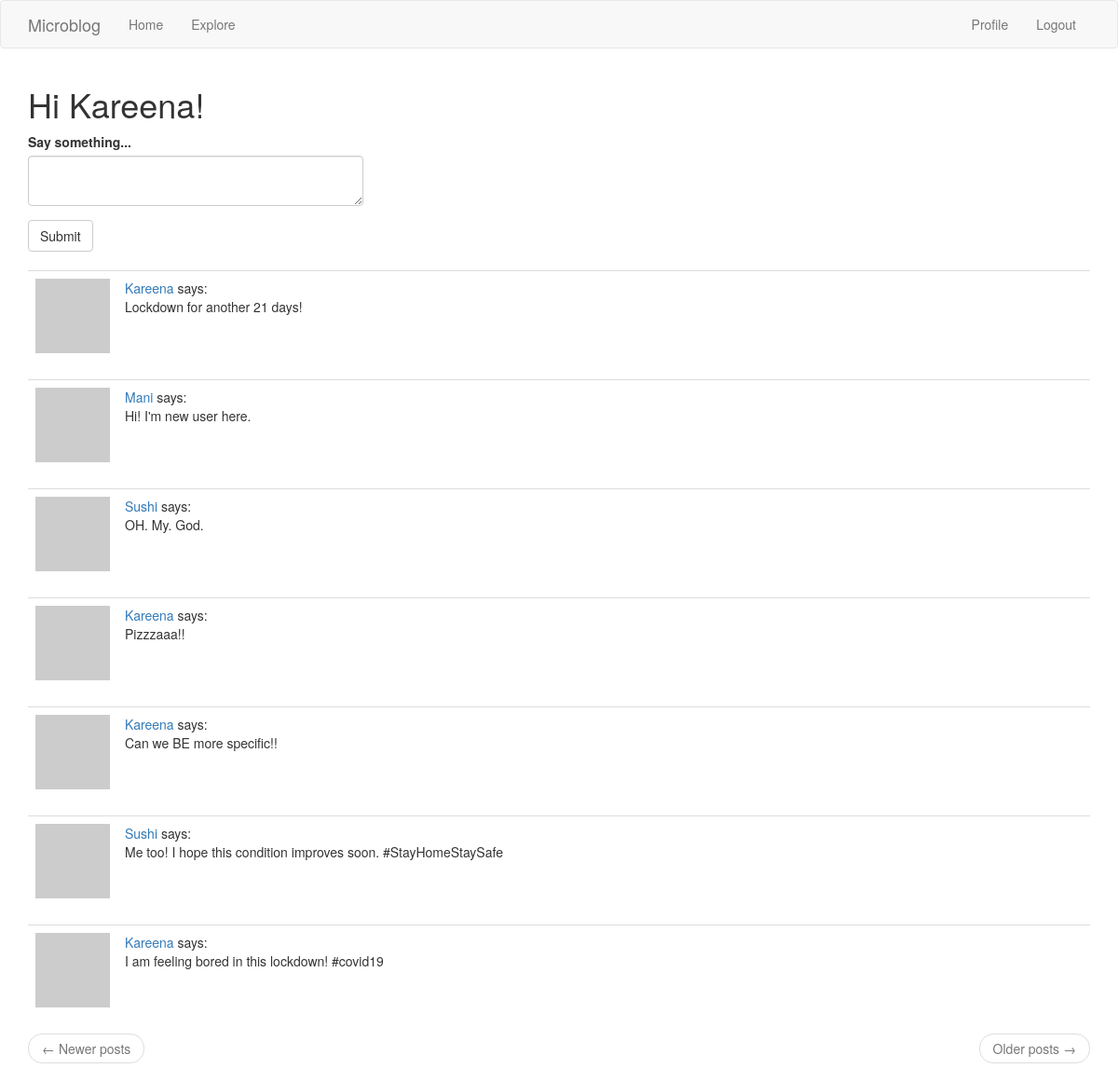
The page /index (signed in) on the database its author committed.
### app/models.py (models this page shows, shortened)
class User(UserMixin, db.Model):
	id = db.Column(db.Integer, primary_key=True)
	username = db.Column(db.String(64), index=True, unique=True)
	email = db.Column(db.String(120), index=True, unique=True)
	password_hash = db.Column(db.String(128))
	about_me = db.Column(db.String(140))
	last_seen = db.Column(db.DateTime, default=datetime.utcnow)
	posts = db.relationship('Post', backref='author', lazy='dynamic')
	followed = db.relationship(
			'User', secondary=followers,
			primaryjoin=(followers.c.follower_id==id),
			secondaryjoin=(followers.c.followed_id==id),
			backref=db.backref('followers', lazy='dynamic'), lazy='dynamic'
		)
	def avatar(self, size):
		digest = md5(self.email.lower().encode('utf-8')).hexdigest()
		return 'https://www.gravatar.com/avatar/{}?d=identicon&s={}'.format(digest, size)
	def followed_posts(self):
		followed = Post.query.join(
			followers, (followers.c.followed_id==Post.user_id)).filter(
				followers.c.follower_id==self.id)
		own = Post.query.filter_by(user_id=self.id)
		return followed.union(own).order_by(Post.timestamp.desc())

class Post(db.Model):
	id = db.Column(db.Integer, primary_key=True)
	body = db.Column(db.String(140))
	timestamp = db.Column(db.DateTime, index=True, default=datetime.utcnow)
	user_id = db.Column(db.Integer, db.ForeignKey('user.id'))

### app/routes.py (the view)
@app.route('/', methods=['GET', 'POST'])
@app.route('/index', methods=['GET', 'POST'])
@login_required
def index():
    form=PostForm()
    if form.validate_on_submit():
        post = Post(body=form.post.data, author=current_user)
        db.session.add(post)
        db.session.commit()
        flash('Your post has been posted!')
        return redirect(url_for('index'))
    page = request.args.get('page', 1, type=int)
    posts = current_user.followed_posts().paginate(
        page, app.config['POSTS_PER_PAGE'], False)
    next_url = url_for('index', page=posts.next_num) \
        if posts.has_next else None
    prev_url = url_for('index', page=posts.prev_num) \
        if posts.has_prev else None
    return render_template('index.html', title='Home', posts=posts.items, form=form, next_url=next_url, prev_url=prev_url)

### app/forms.py
class PostForm(FlaskForm):
	post = TextAreaField('Say something...', validators=[
		DataRequired(), Length(min=1, max=140)])
	submit = SubmitField('Submit')

### app/models.py (called while the page is built)
@login.user_loader
def load_user(id):
	return User.query.get(int(id))

### app/routes.py (called while the page is built)
@app.before_request
def before_request():
    if current_user.is_authenticated:
        current_user.last_seen = datetime.utcnow()
        db.session.commit()

### app/templates/index.html
{% extends  "base.html" %}
{% import  'bootstrap/wtf.html' as wtf %}
{% block app_content %}
	<h1>Hi {{ current_user.username }}!</h1>
	{% if form %}
	<div class="row">
		<div class="col-md-4">
			{{ wtf.quick_form(form) }}
		</div>
	</div><br>
	{% endif %}
	{% for post in posts %}
		{% include '_post.html' %}
	{% endfor %}
	<nav aria-label="...">
        <ul class="pager">
            <li class="previous{% if not prev_url %} disabled{% endif %}">
                <a href="{{ prev_url or '#' }}">
                    <span aria-hidden="true">&larr;</span> Newer posts
                </a>
            </li>
            <li class="next{% if not next_url %} disabled{% endif %}">
                <a href="{{ next_url or '#' }}">
                    Older posts <span aria-hidden="true">&rarr;</span>
                </a>
            </li>
        </ul>
    </nav>
{% endblock %}

### app/templates/_post.html
<table  class="table table-hover">
        <tr valign="top">
            <td width="70px">
            	<a href="{{ url_for('user', username=post.author.username) }}">
            		<img src="{{ post.author.avatar(36) }}">
            	</a>
            </td>
            <td>
            	<a href="{{ url_for('user', username=post.author.username) }}">
                    {{ post.author.username }}
                </a>
                says:
                <br>
                {{ post.body }}
            </td>
        </tr>
</table>

### rows shown on the page
User: username "Kareena"
Post: author.username "Kareena", body "Lockdown for another 21 days!"
Post: author.username "Mani", body "Hi! I'm new user here."
Post: author.username "Sushi", body "OH. My. God."
Post: author.username "Kareena", body "Pizzzaaa!!"
Post: author.username "Kareena", body "Can we BE more specific!!"
Post: author.username "Sushi", body "Me too! I hope this condition improves soon. #StayHomeStaySafe"
Post: author.username "Kareena", body "I am feeling bored in this lockdown! #covid19"
